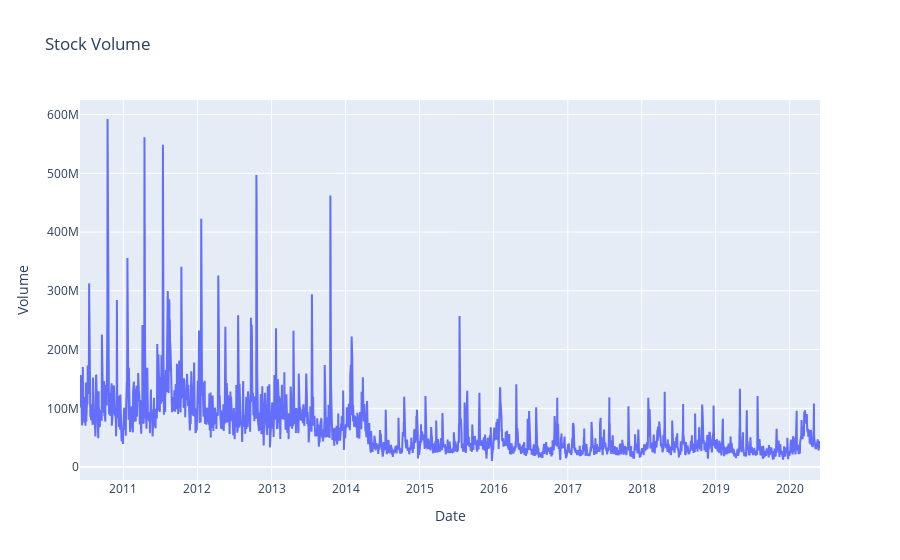

The cell this chart's notebook holds for it:
### Code cell
# Plotly graph

fig = go.Figure()
fig.add_trace(go.Scatter(x=tickerDf.index, y=tickerDf['Volume'], name='Volume'))
fig.update_layout(title='Stock Volume', xaxis_title='Date', yaxis_title='Volume')
fig.show()

### Figure 1 — Plotly figure (JSON) as saved in the notebook; plotly's stock layout.template omitted (floating-point values rounded to 4 significant figures; data arrays with more than 128 entries replaced by an {"elided": "..."} marker saying what was removed)
{"data": [{"name": "Volume", "type": "scatter", "x": {"elided": "2517 str values"}, "y": {"elided": "2517 int values"}}], "layout": {"title": {"text": "Stock Volume"}, "xaxis": {"title": {"text": "Date"}}, "yaxis": {"title": {"text": "Volume"}}}}
